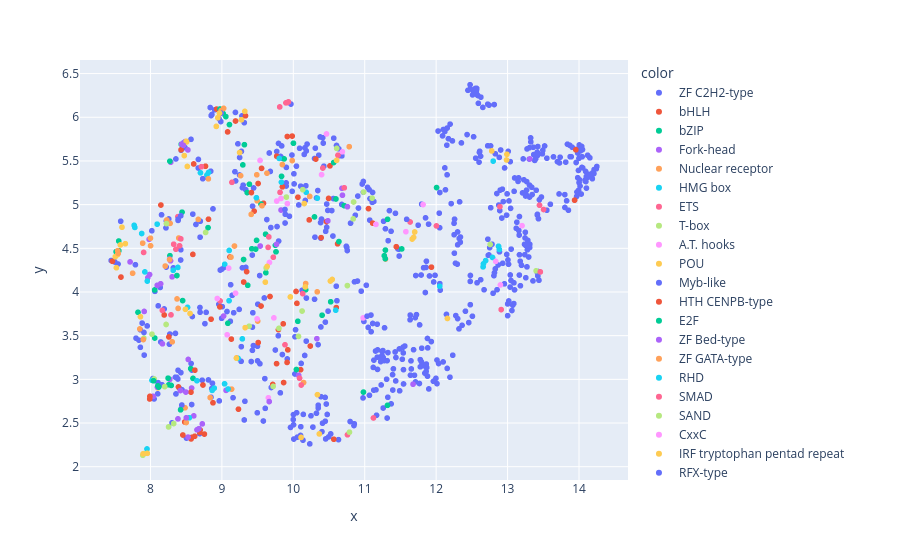
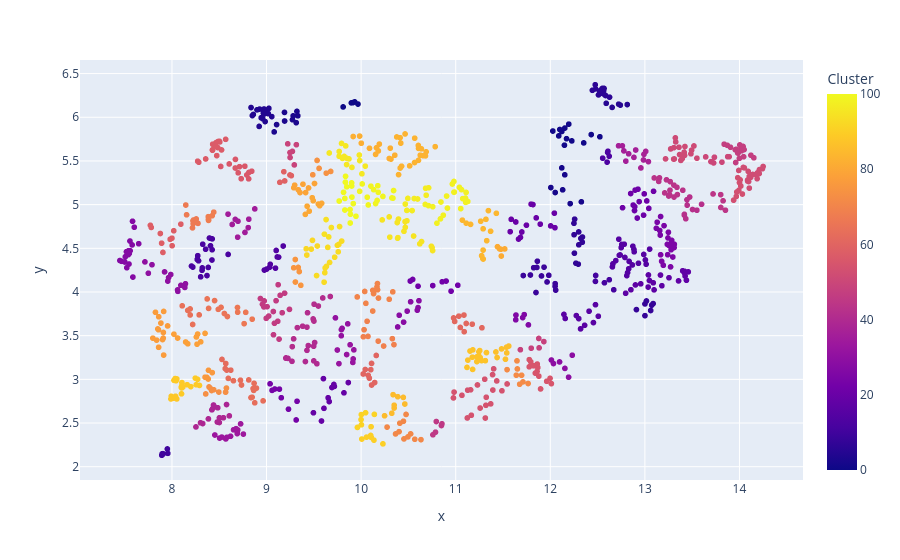

The code cell stored with these charts, in order, in its notebook:
### Markdown cell above
UMAP components - HDBSCAN clustering with resulting HyperParameters

### Code cell
import plotly.express as px
#hdbscan for two umap components 
#cluster the data using hdbscan
labels = hdbscan.HDBSCAN(
    min_samples=1,
    min_cluster_size=5,
    #metric='euclidean',
    #cluster_selection_epsilon=0.4,
    #cluster_selection_method='eom'
).fit_predict(umap_embeddings)
#visualize the results
clustered = (labels >= 0)
''''
plt.scatter(umap_embeddings[~clustered, 0],
            umap_embeddings[~clustered, 1],
            color=(0.5, 0.5, 0.5),
            s=1,
            alpha=0.5)


plt.scatter(umap_embeddings[clustered, 0],
            umap_embeddings[clustered, 1],
            #c=labels[clustered],
            c= family_label[clustered],
            s=1,
            #cmap='Spectral'
           );
plt.colorbar(scatter, label='label')
'''
fig = px.scatter(x=umap_embeddings[clustered, 0], y=umap_embeddings[clustered, 1], 
                    color=family_label[clustered],
                   size_max=2)
fig.update_layout(coloraxis_colorbar=dict(title='Family'))
fig.show()

fig = px.scatter(x=umap_embeddings[clustered, 0], y=umap_embeddings[clustered, 1], 
                    color=labels[clustered],
                   size_max=2)
fig.update_layout(coloraxis_colorbar=dict(title='Cluster'))
fig.show()

print(np.unique(labels))
num_noise_points = np.sum(labels == -1)

print(f"Number of Noise Points: {num_noise_points}")

### Figure 1 — Plotly figure (JSON) as saved in the notebook; plotly's stock layout.template omitted (floating-point values rounded to 4 significant figures; data arrays with more than 128 entries replaced by an {"elided": "..."} marker saying what was removed)
{"data": [{"hovertemplate": "color=ZF C2H2-type<br>x=%{x}<br>y=%{y}<extra></extra>", "legendgroup": "ZF C2H2-type", "marker": {"color": "#636efa", "symbol": "circle"}, "mode": "markers", "name": "ZF C2H2-type", "showlegend": true, "type": "scattergl", "x": {"elided": "600 float values"}, "xaxis": "x", "y": {"elided": "600 float values"}, "yaxis": "y"}, {"hovertemplate": "color=bHLH<br>x=%{x}<br>y=%{y}<extra></extra>", "legendgroup": "bHLH", "marker": {"color": "#EF553B", "symbol": "circle"}, "mode": "markers", "name": "bHLH", "showlegend": true, "type": "scattergl", "x": [11.44, 8.771, 10.39, 10.32, 10.62, 8.192, 9.848, 9.916, 10.06, 9.081, 9.674, 9.191, 8.848, 9.113, 8.605, 8.927, 8.813, 10.46, 8.619, 9.451, 9.768, 13.94, 11.93, 7.587, 8.146, 9.583, 10.49, 8.696, 8.594, 9.508, 9.792, 9.548, 8.972, 9.912, 8.479, 10.1, 10.6, 8.569, 10.04, 8.428, 8.69, 7.468, 8.258, 8.58, 10.51, 8.392, 8.755, 8.735, 9.712, 9.132, 11.11, 10.57], "xaxis": "x", "y": [4.518, 5.44, 4.622, 5.521, 4.551, 3.737, 5.204, 5.78, 5.085, 5.833, 3.948, 5.957, 3.689, 4.401, 5.465, 6.094, 4.833, 4.806, 2.348, 4.925, 5.554, 5.051, 4.284, 4.171, 4.995, 5.015, 5.071, 2.421, 4.43, 3.421, 3.569, 3.839, 3.829, 3.193, 2.512, 3.111, 3.822, 2.318, 4.006, 5.628, 2.393, 4.351, 3.485, 2.336, 5.444, 2.913, 2.373, 2.935, 2.941, 3.461, 4.788, 2.314], "yaxis": "y"}, {"hovertemplate": "color=bZIP<br>x=%{x}<br>y=%{y}<extra></extra>", "legendgroup": "bZIP", "marker": {"color": "#00cc96", "symbol": "circle"}, "mode": "markers", "name": "bZIP", "showlegend": true, "type": "scattergl", "x": [7.556, 9.316, 9.293, 8.257, 9.612, 9.304, 10.06, 9.018, 9.055, 11.32, 9.616, 8.974, 9.419, 12.01, 10.6, 10.17, 9.872, 9.749, 9.106, 10.57, 10.71, 9.548, 8.43, 9.485, 9.362, 9.473, 9.758, 8.806, 8.273, 8.442, 7.519, 8.059, 7.558, 8.291, 8.596, 9.083, 10.3, 8.06, 8.45, 7.826, 9.354], "xaxis": "x", "y": [4.583, 5.686, 5.455, 2.938, 4.662, 4.372, 3.665, 6.042, 6.008, 2.703, 4.221, 6.095, 4.494, 5.195, 5.065, 4.025, 5.524, 4.535, 5.916, 5.482, 4.989, 5.007, 5.691, 4.591, 4.077, 4.491, 4.46, 4.737, 4.415, 4.914, 4.461, 4.024, 4.472, 2.93, 3.011, 3.642, 4.859, 3.473, 3.901, 3.768, 5.138], "yaxis": "y"}, {"hovertemplate": "color=Fork-head<br>x=%{x}<br>y=%{y}<extra></extra>", "legendgroup": "Fork-head", "marker": {"color": "#ab63fa", "symbol": "circle"}, "mode": "markers", "name": "Fork-head", "showlegend": true, "type": "scattergl", "x": [9.023, 8.524, 8.486, 8.437, 8.271, 9.058, 7.912, 9.537, 7.714, 7.964, 9.828, 8.167, 8.094, 8.43, 8.303, 8.526, 7.981, 8.269, 8.651, 10.08, 8.576, 11.68, 8.284, 7.987, 9.764, 8.038, 8.529, 8.385, 10.68, 8.281, 8.726, 8.606], "xaxis": "x", "y": [3.725, 5.626, 5.722, 5.692, 3.0, 2.874, 3.777, 4.526, 4.344, 4.164, 4.938, 3.407, 4.076, 2.664, 4.173, 2.339, 4.603, 4.377, 2.422, 3.046, 2.9, 2.944, 5.486, 4.2, 4.545, 2.806, 3.228, 2.547, 5.187, 4.357, 2.49, 2.582], "yaxis": "y"}, {"hovertemplate": "color=Nuclear receptor<br>x=%{x}<br>y=%{y}<extra></extra>", "legendgroup": "Nuclear receptor", "marker": {"color": "#FFA15A", "symbol": "circle"}, "mode": "markers", "name": "Nuclear receptor", "showlegend": true, "type": "scattergl", "x": [7.891, 9.127, 9.176, 10.14, 10.78, 8.669, 9.493, 9.41, 8.206, 8.484, 8.275, 9.025, 8.99, 8.501, 8.397, 9.985, 8.228, 9.489, 8.002, 8.387, 9.846, 9.631, 8.836, 9.262, 8.304, 8.268, 9.206, 9.562, 9.136], "xaxis": "x", "y": [4.559, 4.399, 4.526, 2.964, 5.663, 4.831, 5.045, 4.888, 4.297, 2.675, 4.785, 6.102, 6.076, 2.506, 4.618, 5.504, 4.824, 5.342, 4.529, 3.812, 5.459, 5.36, 2.791, 5.332, 3.429, 4.371, 3.246, 4.987, 2.888], "yaxis": "y"}, {"hovertemplate": "color=HMG box<br>x=%{x}<br>y=%{y}<extra></extra>", "legendgroup": "HMG box", "marker": {"color": "#19d3f3", "symbol": "circle"}, "mode": "markers", "name": "HMG box", "showlegend": true, "type": "scattergl", "x": [7.781, 10.59, 8.791, 7.877, 10.34, 8.318, 9.286, 8.813, 7.952, 9.483, 8.893, 9.226, 10.18, 7.922, 8.094, 8.7, 9.037, 8.021, 12.8, 7.772, 12.05, 9.087, 8.544], "xaxis": "x", "y": [4.739, 3.792, 5.34, 4.669, 5.074, 4.249, 3.464, 5.368, 2.203, 5.079, 2.9, 3.24, 5.141, 4.23, 4.777, 5.364, 2.948, 2.989, 5.498, 4.763, 4.066, 2.89, 2.56], "yaxis": "y"}, {"hovertemplate": "color=ETS<br>x=%{x}<br>y=%{y}<extra></extra>", "legendgroup": "ETS", "marker": {"color": "#FF6692", "symbol": "circle"}, "mode": "markers", "name": "ETS", "showlegend": true, "type": "scattergl", "x": [8.288, 8.325, 9.647, 12.91, 10.63, 9.657, 8.407, 8.356, 8.425, 10.71, 9.883, 8.167, 10.41, 8.976, 10.76, 11.12, 13.45, 8.384, 9.14, 9.814, 12.89, 11.64, 13.5, 12.0, 9.72], "xaxis": "x", "y": [3.738, 4.547, 4.511, 3.798, 5.566, 4.631, 4.528, 4.49, 4.608, 5.193, 3.396, 3.79, 5.419, 3.898, 2.365, 2.558, 4.993, 4.862, 5.255, 5.141, 4.976, 4.801, 4.944, 4.756, 4.398], "yaxis": "y"}, {"hovertemplate": "color=T-box<br>x=%{x}<br>y=%{y}<extra></extra>", "legendgroup": "T-box", "marker": {"color": "#B6E880", "symbol": "circle"}, "mode": "markers", "name": "T-box", "showlegend": true, "type": "scattergl", "x": [10.76, 8.052, 8.772, 10.12, 8.199, 8.325, 7.908, 8.224, 9.799, 9.903, 8.021, 9.619, 8.219], "xaxis": "x", "y": [4.073, 3.004, 4.682, 3.782, 2.917, 2.494, 3.471, 4.783, 3.584, 5.086, 3.517, 4.275, 3.628], "yaxis": "y"}, {"hovertemplate": "color=A.T. hooks<br>x=%{x}<br>y=%{y}<extra></extra>", "legendgroup": "A.T. hooks", "marker": {"color": "#FF97FF", "symbol": "circle"}, "mode": "markers", "name": "A.T. hooks", "showlegend": true, "type": "scattergl", "x": [10.4, 9.768, 9.191, 10.98, 9.074, 13.2, 8.979, 9.651, 11.58, 12.9, 11.82, 9.917], "xaxis": "x", "y": [5.343, 5.041, 3.986, 3.703, 3.51, 4.759, 6.039, 2.789, 4.69, 4.081, 5.001, 5.011], "yaxis": "y"}, {"hovertemplate": "color=POU<br>x=%{x}<br>y=%{y}<extra></extra>", "legendgroup": "POU", "marker": {"color": "#FECB52", "symbol": "circle"}, "mode": "markers", "name": "POU", "showlegend": true, "type": "scattergl", "x": [9.204, 7.507, 7.579, 8.474, 8.501, 8.516, 7.523, 7.648, 10.11, 8.922, 8.506], "xaxis": "x", "y": [3.242, 4.404, 4.539, 5.561, 5.725, 5.437, 4.278, 4.553, 2.335, 5.895, 5.718], "yaxis": "y"}, {"hovertemplate": "color=Myb-like<br>x=%{x}<br>y=%{y}<extra></extra>", "legendgroup": "Myb-like", "marker": {"color": "#636efa", "symbol": "circle"}, "mode": "markers", "name": "Myb-like", "showlegend": true, "type": "scattergl", "x": [11.03, 10.74, 10.76, 10.75, 11.59, 10.18, 11.35, 11.13, 10.31, 13.55, 8.439, 7.798, 13.38], "xaxis": "x", "y": [3.724, 4.523, 4.474, 4.509, 4.832, 3.93, 4.931, 5.036, 5.647, 5.531, 2.706, 3.472, 5.506], "yaxis": "y"}, {"hovertemplate": "color=HTH CENPB-type<br>x=%{x}<br>y=%{y}<extra></extra>", "legendgroup": "HTH CENPB-type", "marker": {"color": "#EF553B", "symbol": "circle"}, "mode": "markers", "name": "HTH CENPB-type", "showlegend": true, "type": "scattergl", "x": [9.331, 7.992, 9.507, 9.232, 9.555, 10.24, 9.305, 8.567, 7.989, 9.859, 11.05], "xaxis": "x", "y": [6.017, 2.806, 5.242, 2.659, 5.415, 3.381, 4.114, 2.854, 2.775, 3.635, 4.954], "yaxis": "y"}, {"hovertemplate": "color=E2F<br>x=%{x}<br>y=%{y}<extra></extra>", "legendgroup": "E2F", "marker": {"color": "#00cc96", "symbol": "circle"}, "mode": "markers", "name": "E2F", "showlegend": true, "type": "scattergl", "x": [8.247, 8.563, 8.272, 10.52, 11.32, 10.0], "xaxis": "x", "y": [3.014, 3.123, 5.497, 3.888, 4.832, 5.703], "yaxis": "y"}, {"hovertemplate": "color=ZF Bed-type<br>x=%{x}<br>y=%{y}<extra></extra>", "legendgroup": "ZF Bed-type", "marker": {"color": "#ab63fa", "symbol": "circle"}, "mode": "markers", "name": "ZF Bed-type", "showlegend": true, "type": "scattergl", "x": [10.33, 8.678, 10.48, 13.31, 10.69], "xaxis": "x", "y": [3.466, 2.435, 4.815, 5.522, 5.108], "yaxis": "y"}, {"hovertemplate": "color=ZF GATA-type<br>x=%{x}<br>y=%{y}<extra></extra>", "legendgroup": "ZF GATA-type", "marker": {"color": "#FFA15A", "symbol": "circle"}, "mode": "markers", "name": "ZF GATA-type", "showlegend": true, "type": "scattergl", "x": [10.23, 7.75, 8.372, 8.0, 7.9, 7.851, 10.17], "xaxis": "x", "y": [5.094, 4.215, 3.92, 4.616, 3.455, 3.577, 4.096], "yaxis": "y"}, {"hovertemplate": "color=RHD<br>x=%{x}<br>y=%{y}<extra></extra>", "legendgroup": "RHD", "marker": {"color": "#19d3f3", "symbol": "circle"}, "mode": "markers", "name": "RHD", "showlegend": true, "type": "scattergl", "x": [8.65, 9.833, 8.384, 8.519, 9.039, 8.864, 9.102, 7.956], "xaxis": "x", "y": [2.984, 5.257, 4.281, 3.824, 4.317, 2.874, 4.475, 4.125], "yaxis": "y"}, {"hovertemplate": "color=SMAD<br>x=%{x}<br>y=%{y}<extra></extra>", "legendgroup": "SMAD", "marker": {"color": "#FF6692", "symbol": "circle"}, "mode": "markers", "name": "SMAD", "showlegend": true, "type": "scattergl", "x": [9.932, 9.81, 9.914, 9.897], "xaxis": "x", "y": [6.176, 6.118, 6.168, 6.165], "yaxis": "y"}, {"hovertemplate": "color=SAND<br>x=%{x}<br>y=%{y}<extra></extra>", "legendgroup": "SAND", "marker": {"color": "#B6E880", "symbol": "circle"}, "mode": "markers", "name": "SAND", "showlegend": true, "type": "scattergl", "x": [10.61, 10.99, 10.84, 10.84, 11.1, 9.382, 10.07, 12.76, 10.79, 13.4], "xaxis": "x", "y": [5.644, 5.144, 5.03, 4.837, 5.074, 3.608, 3.492, 4.544, 2.396, 4.242], "yaxis": "y"}, {"hovertemplate": "color=CxxC<br>x=%{x}<br>y=%{y}<extra></extra>", "legendgroup": "CxxC", "marker": {"color": "#FF97FF", "symbol": "circle"}, "mode": "markers", "name": "CxxC", "showlegend": true, "type": "scattergl", "x": [9.729, 9.094, 11.16, 9.534, 8.935], "xaxis": "x", "y": [3.704, 4.273, 4.774, 5.506, 3.925], "yaxis": "y"}, {"hovertemplate": "color=IRF tryptophan pentad repeat<br>x=%{x}<br>y=%{y}<extra></extra>", "legendgroup": "IRF tryptophan pentad repeat", "marker": {"color": "#FECB52", "symbol": "circle"}, "mode": "markers", "name": "IRF tryptophan pentad repeat", "showlegend": true, "type": "scattergl", "x": [9.321, 8.103, 7.538, 9.274, 12.78], "xaxis": "x", "y": [6.068, 2.902, 4.427, 5.972, 5.614], "yaxis": "y"}, {"hovertemplate": "color=RFX-type<br>x=%{x}<br>y=%{y}<extra></extra>", "legendgroup": "RFX-type", "marker": {"color": "#636efa", "symbol": "circle"}, "mode": "markers", "name": "RFX-type", "showlegend": true, "type": "scattergl", "x": [9.884, 11.02, 8.96, 8.989], "xaxis": "x", "y": [4.944, 4.077, 5.982, 6.048], "yaxis": "y"}, {"hovertemplate": "color=HSF<br>x=%{x}<br>y=%{y}<extra></extra>", "legendgroup": "HSF", "marker": {"color": "#EF553B", "symbol": "circle"}, "mode": "markers", "name": "HSF", "showlegend": true, "type": "scattergl", "x": [9.984, 8.622, 9.346, 9.865, 10.22], "xaxis": "x", "y": [5.784, 3.105, 4.233, 2.963, 4.825], "yaxis": "y"}, {"hovertemplate": "color=MBD<br>x=%{x}<br>y=%{y}<extra></extra>", "legendgroup": "MBD", "marker": {"color": "#00cc96", "symbol": "circle"}, "mode": "markers", "name": "MBD", "showlegend": true, "type": "scattergl", "x": [9.835, 10.4, 8.37, 11.52, 9.385, 10.64], "xaxis": "x", "y": [5.324, 3.734, 4.188, 4.493, 5.234, 4.577], "yaxis": "y"}, {"hovertemplate": "color=DM<br>x=%{x}<br>y=%{y}<extra></extra>", "legendgroup": "DM", "marker": {"color": "#ab63fa", "symbol": "circle"}, "mode": "markers", "name": "DM", "showlegend": true, "type": "scattergl", "x": [8.143, 8.419, 8.098, 10.76, 9.663], "xaxis": "x", "y": [4.094, 2.872, 2.909, 4.976, 2.745], "yaxis": "y"}, {"hovertemplate": "color=CUT<br>x=%{x}<br>y=%{y}<extra></extra>", "legendgroup": "CUT", "marker": {"color": "#FFA15A", "symbol": "circle"}, "mode": "markers", "name": "CUT", "showlegend": true, "type": "scattergl", "x": [10.33, 9.501, 7.541, 7.549, 8.811], "xaxis": "x", "y": [4.002, 3.667, 4.472, 4.441, 5.295], "yaxis": "y"}, {"hovertemplate": "color=STAT<br>x=%{x}<br>y=%{y}<extra></extra>", "legendgroup": "STAT", "marker": {"color": "#19d3f3", "symbol": "circle"}, "mode": "markers", "name": "STAT", "showlegend": true, "type": "scattergl", "x": [12.87, 12.88, 12.79, 12.66, 12.66, 12.69], "xaxis": "x", "y": [4.524, 4.487, 4.395, 4.287, 4.322, 4.36], "yaxis": "y"}, {"hovertemplate": "color=ARID<br>x=%{x}<br>y=%{y}<extra></extra>", "legendgroup": "ARID", "marker": {"color": "#FF6692", "symbol": "circle"}, "mode": "markers", "name": "ARID", "showlegend": true, "type": "scattergl", "x": [10.09, 8.714, 10.11, 10.13, 13.46], "xaxis": "x", "y": [3.013, 5.434, 2.935, 3.981, 4.23], "yaxis": "y"}, {"hovertemplate": "color=MADS-box/Mef2-type<br>x=%{x}<br>y=%{y}<extra></extra>", "legendgroup": "MADS-box/Mef2-type", "marker": {"color": "#B6E880", "symbol": "circle"}, "mode": "markers", "name": "MADS-box/Mef2-type", "showlegend": true, "type": "scattergl", "x": [7.903, 7.904, 7.892, 7.903, 8.254], "xaxis": "x", "y": [2.144, 2.15, 2.131, 2.143, 2.455], "yaxis": "y"}, {"hovertemplate": "color=Grainyhead<br>x=%{x}<br>y=%{y}<extra></extra>", "legendgroup": "Grainyhead", "marker": {"color": "#FF97FF", "symbol": "circle"}, "mode": "markers", "name": "Grainyhead", "showlegend": true, "type": "scattergl", "x": [10.46, 10.69, 9.828, 9.666, 12.83], "xaxis": "x", "y": [5.809, 5.605, 5.07, 4.338, 4.35], "yaxis": "y"}, {"hovertemplate": "color=Others<br>x=%{x}<br>y=%{y}<extra></extra>", "legendgroup": "Others", "marker": {"color": "#FECB52", "symbol": "circle"}, "mode": "markers", "name": "Others", "showlegend": true, "type": "scattergl", "x": [9.326, 7.896, 9.959, 10.17, 9.633, 10.61, 10.36, 7.956, 11.7, 7.86, 10.54, 10.52, 11.66, 9.608, 8.943, 10.15, 9.248, 8.967, 10.34, 12.16, 11.68], "xaxis": "x", "y": [3.592, 2.147, 3.943, 4.058, 4.293, 5.507, 2.375, 2.153, 4.687, 3.717, 4.143, 4.125, 4.606, 4.112, 5.994, 5.012, 5.596, 6.046, 2.825, 3.697, 4.625], "yaxis": "y"}, {"hovertemplate": "color=DACHbox-N<br>x=%{x}<br>y=%{y}<extra></extra>", "legendgroup": "DACHbox-N", "marker": {"color": "#636efa", "symbol": "circle"}, "mode": "markers", "name": "DACHbox-N", "showlegend": true, "type": "scattergl", "x": [9.297, 9.837], "xaxis": "x", "y": [5.223, 5.672], "yaxis": "y"}, {"hovertemplate": "color=NBD<br>x=%{x}<br>y=%{y}<extra></extra>", "legendgroup": "NBD", "marker": {"color": "#EF553B", "symbol": "circle"}, "mode": "markers", "name": "NBD", "showlegend": true, "type": "scattergl", "x": [13.96, 8.875, 10.05], "xaxis": "x", "y": [5.628, 2.731, 3.87], "yaxis": "y"}, {"hovertemplate": "color=CSD<br>x=%{x}<br>y=%{y}<extra></extra>", "legendgroup": "CSD", "marker": {"color": "#00cc96", "symbol": "circle"}, "mode": "markers", "name": "CSD", "showlegend": true, "type": "scattergl", "x": [8.422, 10.04, 8.043, 8.103, 8.115], "xaxis": "x", "y": [2.651, 3.113, 2.984, 2.926, 2.912], "yaxis": "y"}, {"hovertemplate": "color=Runt<br>x=%{x}<br>y=%{y}<extra></extra>", "legendgroup": "Runt", "marker": {"color": "#ab63fa", "symbol": "circle"}, "mode": "markers", "name": "Runt", "showlegend": true, "type": "scattergl", "x": [8.495, 8.461, 8.502], "xaxis": "x", "y": [2.854, 5.678, 2.561], "yaxis": "y"}, {"hovertemplate": "color=GCM<br>x=%{x}<br>y=%{y}<extra></extra>", "legendgroup": "GCM", "marker": {"color": "#FFA15A", "symbol": "circle"}, "mode": "markers", "name": "GCM", "showlegend": true, "type": "scattergl", "x": [11.29], "xaxis": "x", "y": [4.377], "yaxis": "y"}, {"hovertemplate": "color=IPT/TIG<br>x=%{x}<br>y=%{y}<extra></extra>", "legendgroup": "IPT/TIG", "marker": {"color": "#19d3f3", "symbol": "circle"}, "mode": "markers", "name": "IPT/TIG", "showlegend": true, "type": "scattergl", "x": [9.803, 9.101], "xaxis": "x", "y": [5.529, 3.9], "yaxis": "y"}, {"hovertemplate": "color=NDT80<br>x=%{x}<br>y=%{y}<extra></extra>", "legendgroup": "NDT80", "marker": {"color": "#FF6692", "symbol": "circle"}, "mode": "markers", "name": "NDT80", "showlegend": true, "type": "scattergl", "x": [7.905], "xaxis": "x", "y": [4.453], "yaxis": "y"}, {"hovertemplate": "color=Prospero<br>x=%{x}<br>y=%{y}<extra></extra>", "legendgroup": "Prospero", "marker": {"color": "#B6E880", "symbol": "circle"}, "mode": "markers", "name": "Prospero", "showlegend": true, "type": "scattergl", "x": [10.13, 9.717], "xaxis": "x", "y": [5.171, 2.919], "yaxis": "y"}, {"hovertemplate": "color=Unassigned<br>x=%{x}<br>y=%{y}<extra></extra>", "legendgroup": "Unassigned", "marker": {"color": "#FF97FF", "symbol": "circle"}, "mode": "markers", "name": "Unassigned", "showlegend": true, "type": "scattergl", "x": [9.492], "xaxis": "x", "y": [3.691], "yaxis": "y"}, {"hovertemplate": "color=Paired/Homeobox/PAI/RED<br>x=%{x}<br>y=%{y}<extra></extra>", "legendgroup": "Paired/Homeobox/PAI/RED", "marker": {"color": "#FECB52", "symbol": "circle"}, "mode": "markers", "name": "Paired/Homeobox/PAI/RED", "showlegend": true, "type": "scattergl", "x": [8.49, 7.601, 8.554, 12.99, 12.99], "xaxis": "x", "y": [3.801, 4.741, 3.754, 5.511, 5.576], "yaxis": "y"}, {"hovertemplate": "color=H-S-H (helix-span-helix) dimerization<br>x=%{x}<br>y=%{y}<extra></extra>", "legendgroup": "H-S-H (helix-span-helix) dimerization", "marker": {"color": "#636efa", "symbol": "circle"}, "mode": "markers", "name": "H-S-H (helix-span-helix) dimerization", "showlegend": true, "type": "scattergl", "x": [8.386, 8.387, 8.425], "xaxis": "x", "y": [4.833, 4.819, 4.873], "yaxis": "y"}, {"hovertemplate": "color=TEA<br>x=%{x}<br>y=%{y}<extra></extra>", "legendgroup": "TEA", "marker": {"color": "#EF553B", "symbol": "circle"}, "mode": "markers", "name": "TEA", "showlegend": true, "type": "scattergl", "x": [9.923, 8.454, 9.765, 9.413], "xaxis": "x", "y": [3.337, 2.363, 3.18, 5.138], "yaxis": "y"}, {"hovertemplate": "color=GTF2I-like<br>x=%{x}<br>y=%{y}<extra></extra>", "legendgroup": "GTF2I-like", "marker": {"color": "#00cc96", "symbol": "circle"}, "mode": "markers", "name": "GTF2I-like", "showlegend": true, "type": "scattergl", "x": [11.29, 10.98, 11.27, 11.29], "xaxis": "x", "y": [4.479, 2.854, 4.415, 4.381], "yaxis": "y"}], "layout": {"coloraxis": {"colorbar": {"title": {"text": "Family"}}}, "legend": {"title": {"text": "color"}, "tracegroupgap": 0}, "margin": {"t": 60}, "xaxis": {"anchor": "y", "domain": [0, 1], "title": {"text": "x"}}, "yaxis": {"anchor": "x", "domain": [0, 1], "title": {"text": "y"}}}}

### Figure 2 — Plotly figure (JSON) as saved in the notebook; plotly's stock layout.template omitted (floating-point values rounded to 4 significant figures; data arrays with more than 128 entries replaced by an {"elided": "..."} marker saying what was removed)
{"data": [{"hovertemplate": "x=%{x}<br>y=%{y}<br>color=%{marker.color}<extra></extra>", "legendgroup": "", "marker": {"color": {"elided": "1015 int values"}, "coloraxis": "coloraxis", "symbol": "circle"}, "mode": "markers", "name": "", "showlegend": false, "type": "scattergl", "x": {"elided": "1015 float values"}, "xaxis": "x", "y": {"elided": "1015 float values"}, "yaxis": "y"}], "layout": {"coloraxis": {"colorbar": {"title": {"text": "Cluster"}}, "colorscale": [[0, "#0d0887"], [0.1111, "#46039f"], [0.2222, "#7201a8"], [0.3333, "#9c179e"], [0.4444, "#bd3786"], [0.5556, "#d8576b"], [0.6667, "#ed7953"], [0.7778, "#fb9f3a"], [0.8889, "#fdca26"], [1, "#f0f921"]]}, "legend": {"tracegroupgap": 0}, "margin": {"t": 60}, "xaxis": {"anchor": "y", "domain": [0, 1], "title": {"text": "x"}}, "yaxis": {"anchor": "x", "domain": [0, 1], "title": {"text": "y"}}}}
